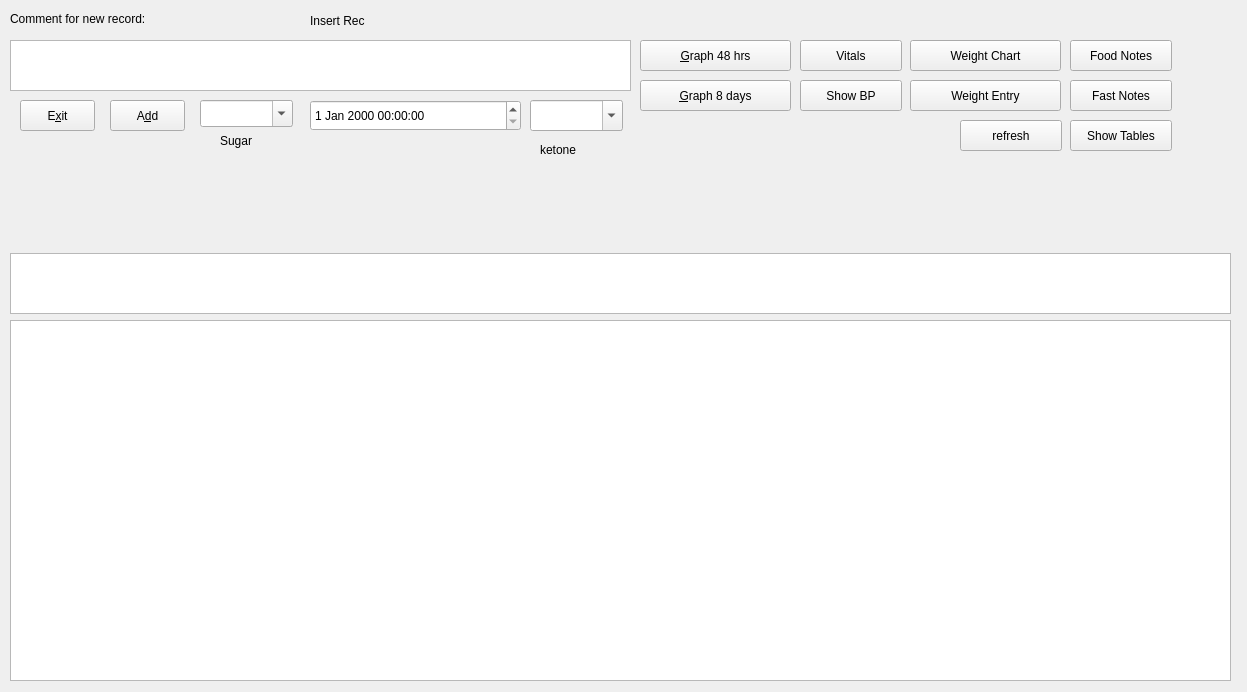
<?xml version="1.0" encoding="UTF-8"?>
<ui version="4.0">
 <class>Menu</class>
 <widget class="QWidget" name="Menu">
  <property name="geometry">
   <rect>
    <x>0</x>
    <y>0</y>
    <width>1247</width>
    <height>692</height>
   </rect>
  </property>
  <property name="sizePolicy">
   <sizepolicy hsizetype="Fixed" vsizetype="Fixed">
    <horstretch>0</horstretch>
    <verstretch>0</verstretch>
   </sizepolicy>
  </property>
  <property name="maximumSize">
   <size>
    <width>1247</width>
    <height>692</height>
   </size>
  </property>
  <property name="windowTitle">
   <string>Menu</string>
  </property>
  <property name="windowIcon">
   <iconset resource="../res/resource.qrc">
    <normaloff>:/ico/diabetes.png</normaloff>:/ico/diabetes.png</iconset>
  </property>
  <widget class="QLabel" name="lblComment">
   <property name="geometry">
    <rect>
     <x>10</x>
     <y>8</y>
     <width>209</width>
     <height>21</height>
    </rect>
   </property>
   <property name="text">
    <string>Comment for new record:</string>
   </property>
  </widget>
  <widget class="QPlainTextEdit" name="txtComment">
   <property name="geometry">
    <rect>
     <x>10</x>
     <y>40</y>
     <width>621</width>
     <height>51</height>
    </rect>
   </property>
   <property name="plainText">
    <string/>
   </property>
  </widget>
  <widget class="QPushButton" name="btnInsert">
   <property name="geometry">
    <rect>
     <x>110</x>
     <y>100</y>
     <width>75</width>
     <height>31</height>
    </rect>
   </property>
   <property name="text">
    <string>A&amp;dd</string>
   </property>
  </widget>
  <widget class="QComboBox" name="sugarCombo">
   <property name="geometry">
    <rect>
     <x>200</x>
     <y>100</y>
     <width>93</width>
     <height>27</height>
    </rect>
   </property>
   <property name="editable">
    <bool>true</bool>
   </property>
  </widget>
  <widget class="QLabel" name="lblInsert">
   <property name="geometry">
    <rect>
     <x>310</x>
     <y>10</y>
     <width>121</width>
     <height>21</height>
    </rect>
   </property>
   <property name="text">
    <string>Insert Rec</string>
   </property>
  </widget>
  <widget class="QPushButton" name="btnExit">
   <property name="geometry">
    <rect>
     <x>20</x>
     <y>100</y>
     <width>75</width>
     <height>31</height>
    </rect>
   </property>
   <property name="text">
    <string>E&amp;xit</string>
   </property>
  </widget>
  <widget class="QLabel" name="lblSugar">
   <property name="geometry">
    <rect>
     <x>220</x>
     <y>130</y>
     <width>49</width>
     <height>21</height>
    </rect>
   </property>
   <property name="text">
    <string>Sugar</string>
   </property>
  </widget>
  <widget class="QDateTimeEdit" name="dateTimeEdit">
   <property name="geometry">
    <rect>
     <x>310</x>
     <y>100</y>
     <width>211</width>
     <height>31</height>
    </rect>
   </property>
  </widget>
  <widget class="QPushButton" name="btnGraph48">
   <property name="geometry">
    <rect>
     <x>640</x>
     <y>40</y>
     <width>151</width>
     <height>31</height>
    </rect>
   </property>
   <property name="text">
    <string>&amp;Graph 48 hrs</string>
   </property>
  </widget>
  <widget class="QPushButton" name="btnGraph8">
   <property name="geometry">
    <rect>
     <x>640</x>
     <y>80</y>
     <width>151</width>
     <height>31</height>
    </rect>
   </property>
   <property name="text">
    <string>&amp;Graph 8 days</string>
   </property>
  </widget>
  <widget class="QPushButton" name="btnVitals">
   <property name="geometry">
    <rect>
     <x>800</x>
     <y>40</y>
     <width>102</width>
     <height>31</height>
    </rect>
   </property>
   <property name="text">
    <string>Vitals</string>
   </property>
  </widget>
  <widget class="QTableView" name="tblViewRec">
   <property name="geometry">
    <rect>
     <x>10</x>
     <y>320</y>
     <width>1221</width>
     <height>361</height>
    </rect>
   </property>
   <attribute name="horizontalHeaderStretchLastSection">
    <bool>true</bool>
   </attribute>
  </widget>
  <widget class="QPushButton" name="btnShowBP">
   <property name="geometry">
    <rect>
     <x>800</x>
     <y>80</y>
     <width>102</width>
     <height>31</height>
    </rect>
   </property>
   <property name="text">
    <string>Show BP</string>
   </property>
  </widget>
  <widget class="QPlainTextEdit" name="txtMsgs">
   <property name="geometry">
    <rect>
     <x>10</x>
     <y>253</y>
     <width>1221</width>
     <height>61</height>
    </rect>
   </property>
  </widget>
  <widget class="QPushButton" name="btnRefresh">
   <property name="geometry">
    <rect>
     <x>960</x>
     <y>120</y>
     <width>102</width>
     <height>31</height>
    </rect>
   </property>
   <property name="text">
    <string>refresh</string>
   </property>
  </widget>
  <widget class="QPushButton" name="btnWeight">
   <property name="geometry">
    <rect>
     <x>910</x>
     <y>40</y>
     <width>151</width>
     <height>31</height>
    </rect>
   </property>
   <property name="text">
    <string>Weight Chart</string>
   </property>
  </widget>
  <widget class="QPushButton" name="btnWeightshow">
   <property name="geometry">
    <rect>
     <x>910</x>
     <y>80</y>
     <width>151</width>
     <height>31</height>
    </rect>
   </property>
   <property name="text">
    <string>Weight Entry</string>
   </property>
  </widget>
  <widget class="QPushButton" name="btnFoodnotes">
   <property name="geometry">
    <rect>
     <x>1070</x>
     <y>40</y>
     <width>102</width>
     <height>31</height>
    </rect>
   </property>
   <property name="text">
    <string>Food Notes</string>
   </property>
  </widget>
  <widget class="QPushButton" name="btnFastnotes">
   <property name="geometry">
    <rect>
     <x>1070</x>
     <y>80</y>
     <width>102</width>
     <height>31</height>
    </rect>
   </property>
   <property name="text">
    <string>Fast Notes</string>
   </property>
  </widget>
  <widget class="QPushButton" name="btnShowtabs">
   <property name="geometry">
    <rect>
     <x>1070</x>
     <y>120</y>
     <width>102</width>
     <height>31</height>
    </rect>
   </property>
   <property name="text">
    <string>Show Tables</string>
   </property>
  </widget>
  <widget class="QComboBox" name="ketonecombo">
   <property name="geometry">
    <rect>
     <x>530</x>
     <y>100</y>
     <width>93</width>
     <height>31</height>
    </rect>
   </property>
   <property name="editable">
    <bool>true</bool>
   </property>
  </widget>
  <widget class="QLabel" name="ketone_label">
   <property name="geometry">
    <rect>
     <x>540</x>
     <y>140</y>
     <width>76</width>
     <height>21</height>
    </rect>
   </property>
   <property name="text">
    <string>&lt;html&gt;&lt;head/&gt;&lt;body&gt;&lt;p&gt;ketone&lt;/p&gt;&lt;/body&gt;&lt;/html&gt;</string>
   </property>
  </widget>
 </widget>
 <resources>
  <include location="../res/resource.qrc"/>
 </resources>
 <connections/>
</ui>
